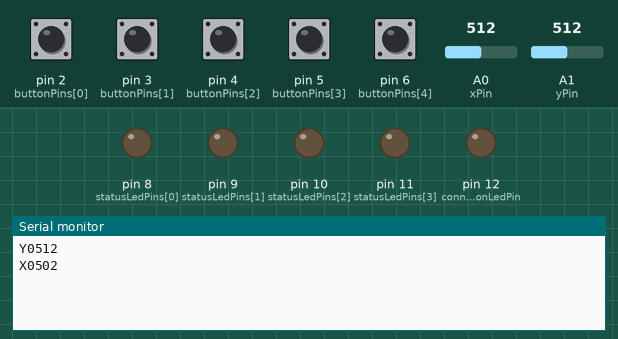
A sketch run on a simulated Arduino Uno, built with avr-gcc and run on an emulated ATmega328P. Parts: output pins drawn as LEDs (lit = HIGH), the last lines printed to the serial monitor. Inputs (shaded band) come from the test bench; at power-on: pin 2 (buttonPins[0]), pin 3 (buttonPins[1]), pin 4 (buttonPins[2]), pin 5 (buttonPins[3]), pin 6 (buttonPins[4]) HIGH, A0 (xPin) = 512, A1 (yPin) = 512.

Above: at 1.2 s.
1.3 s: pin 2 (buttonPins[0]) pulled LOW for 0.15 s
At 1.43 s:
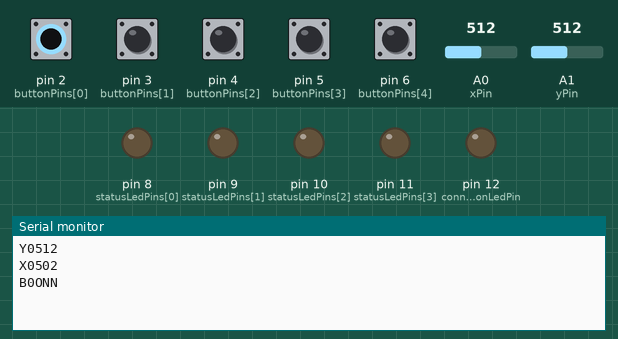
At 1.8 s:
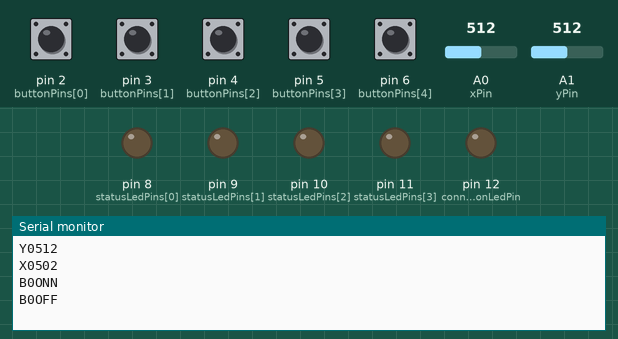

The sketch:

Controller.ino
```cpp
const int statusLedPins[] = {8, 9, 10, 11};
const int connectionLedPin = 12;
const int buttonPins[] = {2, 3, 4, 5, 6};
const int xPin = A0;
const int yPin = A1;

const int driftCompArea = 1;
const int yDriftComp = -10;

const int numButtons = 5;

int x = 0;
int xBefore = 0;
int y = 0;
int yBefore = 0;

bool buttonStatesBefore[] = {false, false, false, false, false};

String inputString = "";

void setup() {
  Serial.begin(9600);
  for(int i = 0; i < 4; i++) {
    pinMode(statusLedPins[i], OUTPUT);
  }
  pinMode(connectionLedPin, OUTPUT);
  for(int i = 0; i < numButtons; i++) {
    pinMode(buttonPins[i], INPUT_PULLUP);
  }
}

bool myblink();
bool * readButtons();
void handleInput(String input);
void writeLed(int led, bool state);
void sendButtonInfo(int button, bool state);
void sendJoyStickInfo(bool axis, int value);
String normalize(int value);
int eliminateDrift(int input);

void loop() {
  bool * buttonStates = readButtons();
  for(int i = 0; i < numButtons; i++) {
    bool buttonState = *(i + buttonStates);
    if(buttonState != buttonStatesBefore[i]) {
      sendButtonInfo(i, buttonState);
    }
    buttonStatesBefore[i] = buttonState;
  }
  x = eliminateDrift(analogRead(xPin));
  y = eliminateDrift(analogRead(yPin));
  if(x != xBefore) {
    sendJoyStickInfo(false, x);
  }
  if(y != yBefore){
    sendJoyStickInfo(true, y + yDriftComp);
  }
  xBefore = x;
  yBefore = y;
}

bool myblink() {
  return millis() % 1000 > 500;
}

bool * readButtons() {
  static bool states[numButtons];
  for(int i = 0; i < numButtons; i++) {
    states[i] = !digitalRead(buttonPins[i]);
  }
  return states;
}

void serialEvent() {
  while(Serial.available()) {
    char inChar = (char)Serial.read();
    if(inChar == '\n') {
      handleInput(inputString);
      inputString = "";
      break;
    }
    inputString += inChar;
  }
}

void handleInput(String input) {
  switch(input[0]) {
    case 'L':
      writeLed(input[1] - '0', input[4] == 'N');
      break;
    default:
      break;
  }
}

void writeLed(int led, bool state) {
  digitalWrite(led + 8, state);
}

void sendButtonInfo(int button, bool state) {
  Serial.println(state ? "B" + String(button) + "ONN" : "B" + String(button) + "OFF");
}

void sendJoyStickInfo(bool axis, int value) {
  Serial.println(axis ? "X" + normalize(value) : "Y" + normalize(value));
}

String normalize(int value) {
  String result = "";
  for(int i = 0; i < 4 - String(value).length(); i++) {
    result += '0';
  }
  return result + String(value);
}

int eliminateDrift(int input) {
  if(512 - driftCompArea <= input && input <= 512 + driftCompArea) return 512;
  return input;
}
```

Measured:
- after the input at 1.3 s, the serial monitor: prints a new line at once (image 1)
